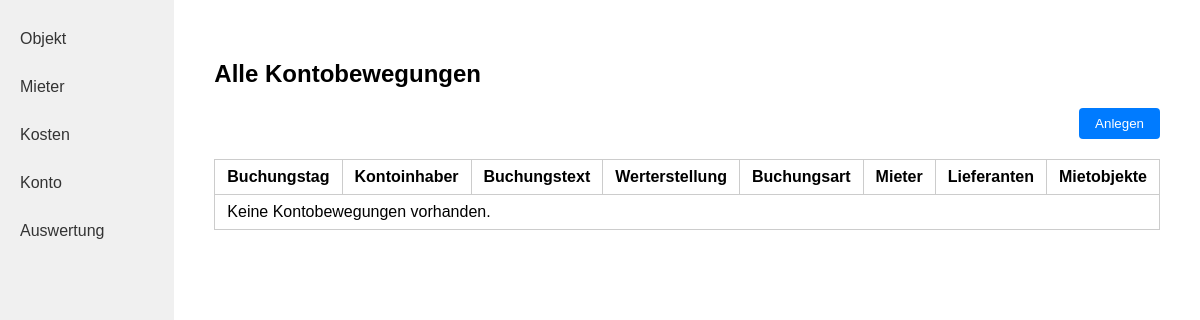
Before: /konto/ (signed in) with the older database file.
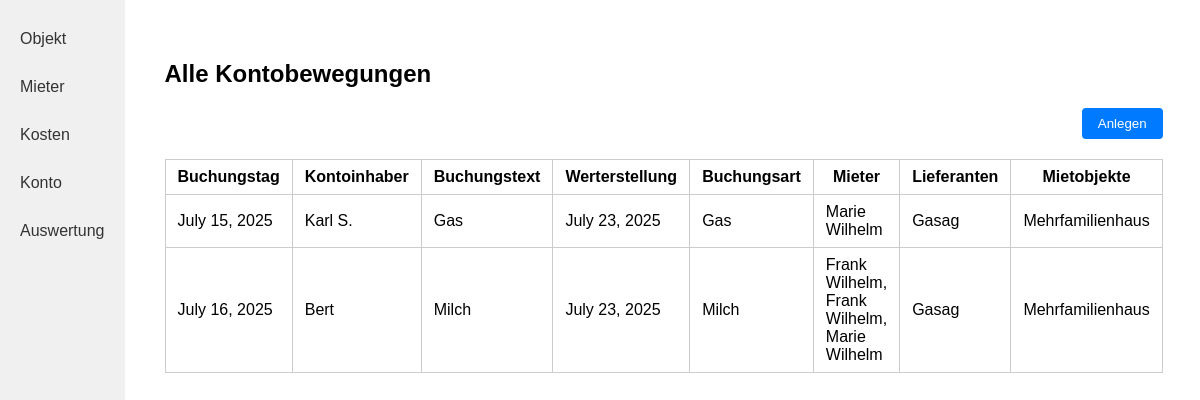
After: the same page with the newer database file.
### kostenpruefung_mietobjekte_app/models.py (models this page shows, shortened)
class Konto(models.Model):
    created_by = models.ForeignKey(User, on_delete=models.CASCADE, related_name="konto_created", null=True, blank=True)
    buchungstag = models.DateField()
    kontoinhaber = models.CharField(max_length=255)
    buchungstext = models.CharField(max_length=255) # (Aus Kontoauszug)
    betrag = models.DecimalField(max_digits=10, decimal_places=2, null=True, blank=True)
    werterstellung = models.DateField() # (Datum)
    buchungsart = models.ForeignKey('Rechnungsart', on_delete=models.PROTECT) # (Lastschrift - z.B. Ueberweisung)
    mieter = models.ManyToManyField('Mieter', blank=True)
    lieferanten = models.ManyToManyField('Lieferant')
    mietobjekt = models.ManyToManyField('Mietobjekt')

class Rechnungsart(models.Model):
    created_by = models.ForeignKey(User, on_delete=models.CASCADE, related_name="rechnungsarten_created", null=True, blank=True)
    name = models.CharField(max_length=255)
    def __str__(self):
        return self.name

class Mieter(models.Model):
    created_by = models.ForeignKey(User, on_delete=models.CASCADE, related_name="mieter_created", null=True, blank=True)
    vorname = models.CharField(max_length=255)
    nachname = models.CharField(max_length=255)
    telefon = models.CharField(max_length=100)
    e_mail = models.EmailField()
    geburtsdatum = models.DateField()

class Lieferant(models.Model):
    created_by = models.ForeignKey(User, on_delete=models.CASCADE, related_name="lieferanten_created", null=True, blank=True)
    firmenname = models.CharField(max_length=255)
    vorname = models.CharField(max_length=255)
    nachname = models.CharField(max_length=255)
    strasse = models.CharField(max_length=255)
    hausnummer = models.CharField(max_length=10)
    plz = models.CharField(max_length=10) # 2 - 10 characters (numbers and letters)
    ort = models.CharField(max_length=100)
    land = models.CharField(max_length=100)
    e_mail = models.EmailField()
    telefon = models.CharField(max_length=100)

class Mietobjekt(models.Model):
    created_by = models.ForeignKey(User, on_delete=models.CASCADE, related_name="mietobjekte_created", null=True, blank=True)
    name = models.CharField(max_length=255)
    strasse_hausnummer = models.CharField(max_length=255)
    plz = models.CharField(max_length=10) # 2 - 10 characters (numbers and letters)
    ort = models.CharField(max_length=100)
    land = models.CharField(max_length=100)
    kaufdatum = models.DateField()
    kaufpreis = models.DecimalField(max_digits=10, decimal_places=2)
    darlehen = models.DecimalField(max_digits=10, decimal_places=2)
    grundschuld = models.DecimalField(max_digits=10, decimal_places=2)
    FARBE_CHOICES = [
        ('rot', 'Rot'),
        ('blau', 'Blau'),
        ('gruen', 'Grün'),
        ('gelb', 'Gelb'),
        ('schwarz', 'Schwarz'),
    ]
    farbe = models.CharField(max_length=20, choices=FARBE_CHOICES)

### kostenpruefung_mietobjekte_app/views.py (the view)
# urls.py: path('konto/', konto, name='konto'),
def konto(request):
    konten = Konto.objects.filter(created_by=request.user)
    return render(request, 'kostenpruefung_mietobjekte_app/konto.html', {'konten': konten})

### kostenpruefung_mietobjekte_app/templates/kostenpruefung_mietobjekte_app/konto.html (shortened to what this page needs)
{% load static %}
<!DOCTYPE html>
<html lang="de">
<head>
    <link rel="stylesheet" href="{% static 'kostenpruefung_mietobjekte_app/style.css' %}">
</head>
<body>
<div class="flex-container">
    <nav class="sidebar">
        <a class="sidebar-link" href="{% url 'objekt_index' %}">Objekt</a>
        <a class="sidebar-link" href="{% url 'mieter_laufend' %}">Mieter</a>
        <a class="sidebar-link" href="{% url 'rechnungen' %}">Kosten</a>
        <a class="sidebar-link" href="{% url 'konto' %}">Konto</a>
        <a class="sidebar-link" href="{% url 'auswertung' %}">Auswertung</a>
    </nav>
    <div class="main-content">
        <h2>Alle Kontobewegungen</h2>
        <form action="{% url 'konto_create' %}" method="get" style="margin-bottom: 16px;">
            <button class="action-btn" type="submit">Anlegen</button>
        </form>
        <table class="object-table">
            <tr>
                <th>Buchungstag</th>
                <th>Kontoinhaber</th>
                <th>Buchungstext</th>
                <th>Werterstellung</th>
                <th>Buchungsart</th>
                <th>Mieter</th>
                <th>Lieferanten</th>
                <th>Mietobjekte</th>
            </tr>
            {% for k in konten %}
            <tr>
                <td>{{ k.buchungstag }}</td>
                <td>{{ k.kontoinhaber }}</td>
                <td>{{ k.buchungstext }}</td>
                <td>{{ k.werterstellung }}</td>
                <td>{{ k.buchungsart }}</td>
                <td>
                    {% for m in k.mieter.all %}
                        {{ m.vorname }} {{ m.nachname }}{% if not forloop.last %},<br>{% endif %}
                    {% endfor %}
                </td>
                <td>
                    {% for l in k.lieferanten.all %}
                        {{ l.firmenname }}{% if not forloop.last %},<br>{% endif %}
                    {% endfor %}
                </td>
                <td>
                    {% for obj in k.mietobjekt.all %}
                        {{ obj.name }}{% if not forloop.last %},<br>{% endif %}
                    {% endfor %}
                </td>
            </tr>
            {% empty %}
            <tr>
                <td colspan="8">Keine Kontobewegungen vorhanden.</td>
            </tr>
            {% endfor %}
        </table>
    </div>
</div>
</body>
</html>

Changed rows visible on the page:
added Konto: buchungstag "July 15, 2025", kontoinhaber "Karl S.", buchungstext "Gas", werterstellung "July 23, 2025", buchungsart "Gas"
now on this page (row unchanged): Mieter: vorname "Marie", nachname "Wilhelm"
added Lieferant: firmenname "Gasag"
now on this page (row unchanged): Mietobjekt: name "Mehrfamilienhaus"
added Konto: buchungstag "July 16, 2025", kontoinhaber "Bert", buchungstext "Milch", werterstellung "July 23, 2025", buchungsart "Milch"
now on this page (row unchanged): Mieter: vorname "Frank", nachname "Wilhelm", shown under "July 16, 2025"
now on this page (row unchanged): Mieter: vorname "Frank", nachname "Wilhelm", shown under "July 16, 2025"
Other visible differences:
text no longer shown: "Keine Kontobewegungen vorhanden."
